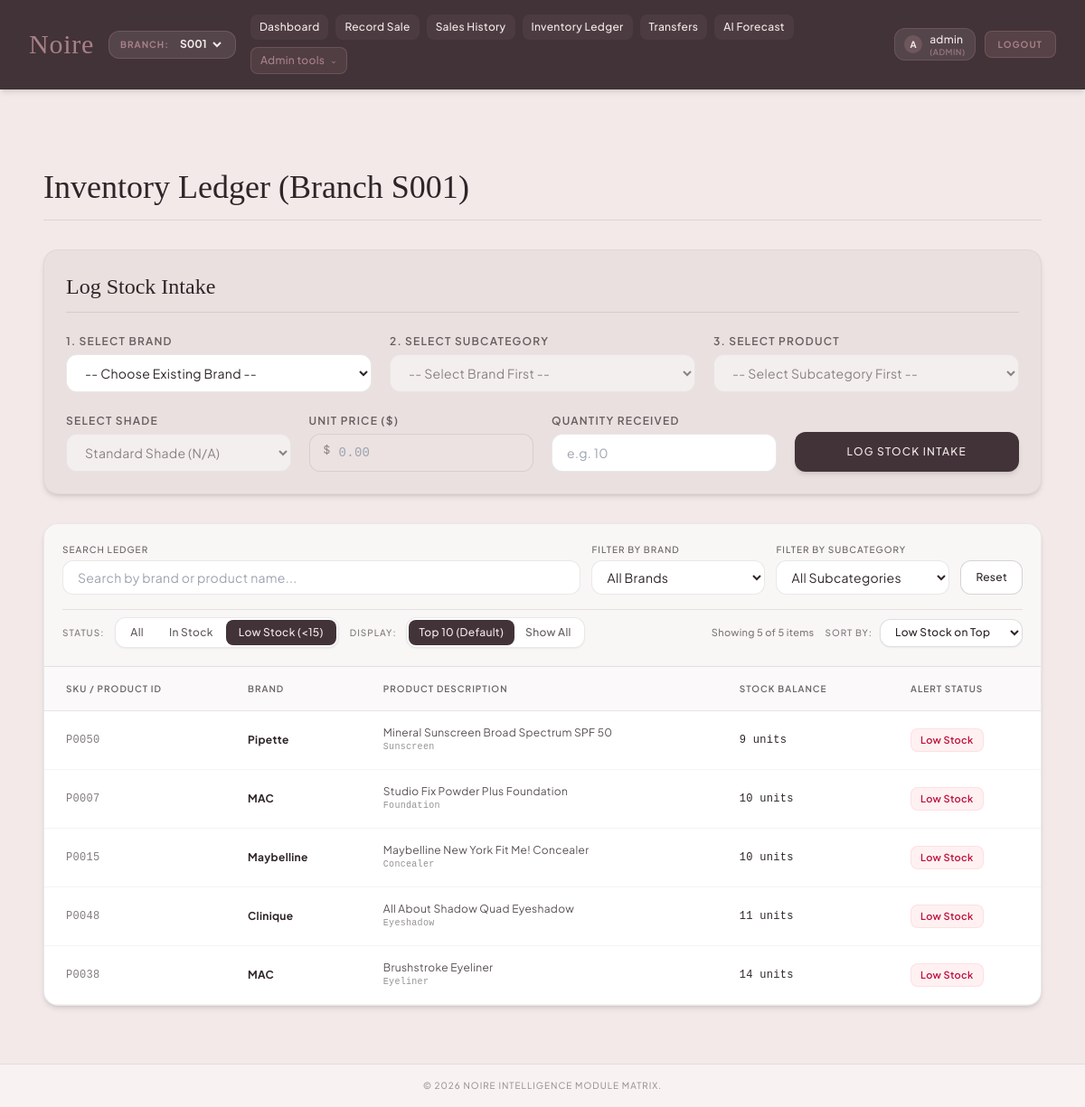
The page /inventory (signed in) on the database its author committed.
### tables this page shows
CREATE TABLE inventory (
            inventory_id INTEGER PRIMARY KEY AUTOINCREMENT,
            branch_id TEXT NOT NULL REFERENCES branches(branch_id) ON UPDATE CASCADE,
            product_id TEXT NOT NULL REFERENCES products(product_id) ON UPDATE CASCADE,
            stock INTEGER NOT NULL DEFAULT 0 CHECK(stock >= 0),
            last_updated DATETIME DEFAULT CURRENT_TIMESTAMP,
            UNIQUE(branch_id, product_id)
        );

CREATE TABLE products (
            product_id TEXT PRIMARY KEY,
            brand_id INTEGER NOT NULL REFERENCES brands(brand_id),
            subcategory_id INTEGER NOT NULL REFERENCES subcategories(subcategory_id),
            product_name TEXT NOT NULL,
            base_price REAL NOT NULL DEFAULT 0.0 CHECK(base_price >= 0),
            created_at DATETIME DEFAULT CURRENT_TIMESTAMP
        );

CREATE TABLE brands (
            brand_id INTEGER PRIMARY KEY AUTOINCREMENT,
            brand_name TEXT UNIQUE NOT NULL
        );

CREATE TABLE subcategories (
            subcategory_id INTEGER PRIMARY KEY AUTOINCREMENT,
            category_id INTEGER NOT NULL REFERENCES categories(category_id),
            subcategory_name TEXT NOT NULL,
            UNIQUE(category_id, subcategory_name)
        );

### app.py (the view, shortened to what this page needs)
@app.route('/inventory', methods=['GET', 'POST'])
@login_required
def inventory_view():
    current_branch = session.get('branch', 'S001')
    inventory_items = db_load_inventory(branch=current_branch)
    catalog_map = {}
    all_subcategories = set()
    for item in inventory_items:
        b_name = item['brand']
        p_name = item['product_name']
        subcat = item['subcategory']
        if subcat: all_subcategories.add(subcat)
        if b_name and p_name:
            if b_name not in catalog_map: catalog_map[b_name] = []
            if not any(i['name'] == p_name for i in catalog_map[b_name]):
                catalog_map[b_name].append({'name': p_name, 'price': item['price']})
    return render_template(
        'inventory.html',
        inventory_items=inventory_items,
        brands=sorted(list(catalog_map.keys())),
        subcategories=sorted(list(all_subcategories)),
        catalog_map=catalog_map,
        current_branch=current_branch
    )

### templates/inventory.html (shortened to what this page needs)
{% extends "base.html" %}
{% block content %}
<div class="max-w-7xl mx-auto px-4 py-8 space-y-8">
    <div class="border-b border-noireText/10 pb-4">
        <h2 class="text-4xl text-noireText font-serif">Inventory Ledger (Branch {{ current_branch }})</h2>
    </div>
    <div class="bg-parchment p-6 rounded-2xl border border-noireText/5 shadow-md">
        <div class="border-b border-noireText/10 pb-3 mb-6">
            <h3 class="text-2xl text-noireText font-serif">Log Stock Intake</h3>
        </div>
        <form action="{{ url_for('inventory_view') }}" method="POST" class="space-y-6">
            <div class="grid grid-cols-1 md:grid-cols-3 gap-5 text-xs tracking-wide">
                <div class="flex flex-col gap-1.5">
                    <label class="block font-semibold uppercase text-noireText/70 tracking-widest">1. Select Brand</label>
                    <select id="brand_select" name="brand" onchange="handleBrandChange()" required class="w-full px-4 py-2.5 rounded-xl bg-white border border-noireText/10 text-noireText focus:outline-none focus:border-dustyRose focus:ring-1 focus:ring-dustyRose transition-all text-sm">
                        <option value="" disabled selected>-- Choose Existing Brand --</option>
                    </select>
                </div>
                <div class="flex flex-col gap-1.5">
                    <label class="block font-semibold uppercase text-noireText/70 tracking-widest">2. Select Subcategory</label>
                    <select id="subcategory_select" name="subcategory" onchange="handleSubcategoryChange()" required disabled class="w-full px-4 py-2.5 rounded-xl bg-white border border-noireText/10 text-noireText focus:outline-none focus:border-dustyRose focus:ring-1 focus:ring-dustyRose transition-all text-sm disabled:opacity-50 capitalize">
                        <option value="" disabled selected>-- Select Brand First --</option>
                    </select>
                </div>
                <div class="flex flex-col gap-1.5">
                    <label class="block font-semibold uppercase text-noireText/70 tracking-widest">3. Select Product</label>
                    <select id="product_select" name="product" onchange="handleProductChange()" required disabled class="w-full px-4 py-2.5 rounded-xl bg-white border border-noireText/10 text-noireText focus:outline-none focus:border-dustyRose focus:ring-1 focus:ring-dustyRose transition-all text-sm disabled:opacity-50">
                        <option value="" disabled selected>-- Select Subcategory First --</option>
                    </select>
                </div>
            </div>
            <div class="grid grid-cols-1 md:grid-cols-4 gap-5 text-xs tracking-wide items-end">
                <div class="flex flex-col gap-1.5">
                    <label class="block font-semibold uppercase text-noireText/70 tracking-widest">Select Shade</label>
                    <select id="shade_select" name="shade" disabled class="w-full px-4 py-2.5 rounded-xl bg-white border border-noireText/10 text-noireText focus:outline-none focus:border-dustyRose focus:ring-1 focus:ring-dustyRose transition-all text-sm disabled:opacity-50">
                        <option value="Default" selected>Standard Shade (N/A)</option>
                    </select>
                </div>
                <div class="flex flex-col gap-1.5">
                    <label class="block font-semibold uppercase text-noireText/70 tracking-widest">Unit Price ($)</label>
                    <div class="relative">
                        <span class="absolute left-4 top-2.5 text-noireText/50 font-medium">$</span>
                        <input type="text" id="price_input" name="price" placeholder="0.00" readonly class="w-full pl-8 pr-4 py-2.5 rounded-xl bg-velvet/20 border border-noireText/10 text-noireText font-mono font-medium focus:outline-none cursor-not-allowed text-sm">
                    </div>
                </div>
                <div class="flex flex-col gap-1.5">
                    <label class="block font-semibold uppercase text-noireText/70 tracking-widest">Quantity Received</label>
                    <input type="text" id="quantity_received" name="quantity_received" placeholder="e.g. 10" required class="w-full px-4 py-2.5 rounded-xl bg-white border border-noireText/10 text-noireText focus:outline-none focus:border-dustyRose focus:ring-1 focus:ring-dustyRose transition-all text-sm">
                </div>
                <div>
                    <button type="submit" class="w-full px-8 py-3 bg-deepWine hover:bg-noireText text-velvet font-medium uppercase tracking-widest text-xs rounded-xl transition-all shadow-md h-[44px]">Log Stock Intake</button>
                </div>
            </div>
        </form>
    </div>
    <div class="bg-white rounded-2xl border border-noireText/10 shadow-md overflow-hidden">
        <div class="p-5 border-b border-noireText/10 bg-parchment/30 space-y-4 text-xs tracking-wide">
            <div class="flex flex-col md:flex-row gap-3 items-stretch md:items-end">
                <div class="flex-grow flex flex-col gap-1">
                    <label for="table_search" class="font-medium uppercase text-noireText/70 tracking-widest text-[10px]">Search Ledger</label>
                    <div class="relative">
                        <input type="text" id="table_search" placeholder="Search by brand or product name..." class="w-full px-4 py-2 rounded-xl bg-white border border-noireText/10 text-noireText focus:outline-none focus:border-dustyRose focus:ring-1 focus:ring-dustyRose transition-all text-sm">
                    </div>
                </div>
                <div class="w-full md:w-48 flex flex-col gap-1">
                    <label for="table_filter_brand" class="font-medium uppercase text-noireText/70 tracking-widest text-[10px]">Filter by Brand</label>
                    <select id="table_filter_brand" class="w-full px-3 py-2 rounded-xl bg-white border border-noireText/10 text-noireText focus:outline-none focus:border-dustyRose focus:ring-1 focus:ring-dustyRose transition-all text-sm">
                        <option value="">All Brands</option>
                    </select>
                </div>
                <div class="w-full md:w-48 flex flex-col gap-1">
                    <label for="table_filter_subcat" class="font-medium uppercase text-noireText/70 tracking-widest text-[10px]">Filter by Subcategory</label>
                    <select id="table_filter_subcat" class="w-full px-3 py-2 rounded-xl bg-white border border-noireText/10 text-noireText focus:outline-none focus:border-dustyRose focus:ring-1 focus:ring-dustyRose transition-all text-sm capitalize">
                        <option value="">All Subcategories</option>
                    </select>
                </div>
                <button id="clear_filters" type="button" class="px-4 py-2 bg-white hover:bg-velvet/40 border border-noireText/20 hover:border-noireText/40 rounded-xl text-noireText transition-all font-medium text-xs flex items-center justify-center gap-1.5 h-[38px] shrink-0">
                    Reset
                </button>
            </div>
            <div class="flex flex-col md:flex-row gap-3 md:items-center justify-between pt-2 border-t border-noireText/10">
                <div class="flex flex-wrap items-center gap-3">
                    <div class="flex items-center gap-2">
                        <span class="font-medium uppercase text-noireText/60 tracking-widest text-[10px] hidden sm:inline-block mr-1">Status:</span>
                        <div class="inline-flex rounded-xl border border-noireText/10 overflow-hidden bg-white p-0.5 h-[34px] shadow-sm">
                            <button type="button" data-status="" class="status-tab py-1 px-3.5 rounded-lg text-center transition-all font-medium text-xs hover:bg-velvet/50 text-noireText/75">
                                All
                            </button>
                            <button type="button" data-status="in-stock" class="status-tab py-1 px-3.5 rounded-lg text-center transition-all font-medium text-xs hover:bg-velvet/50 text-noireText/75">
                                In Stock
                            </button>
                            <button type="button" data-status="low" class="status-tab py-1 px-3.5 rounded-lg text-center transition-all font-medium text-xs bg-deepWine text-velvet">
                                Low Stock (&lt;15)
                            </button>
                        </div>
                    </div>
                    <div class="flex items-center gap-1.5">
                        <span class="font-medium uppercase text-noireText/60 tracking-widest text-[10px] hidden sm:inline-block mr-1">Display:</span>
                        <div class="inline-flex rounded-xl border border-noireText/10 overflow-hidden bg-white p-0.5 h-[34px] shadow-sm text-xs">
                            <button type="button" id="invLimit10Btn" onclick="setInventoryLimit(10)" class="inv-limit-tab py-1 px-3 rounded-lg font-medium transition-all bg-deepWine text-velvet">
                                Top 10 (Default)
                            </button>
                            <button type="button" id="invLimitAllBtn" onclick="setInventoryLimit('all')" class="inv-limit-tab py-1 px-3 rounded-lg font-medium transition-all hover:bg-velvet/50 text-noireText/75">
                                Show All
                            </button>
                        </div>
                    </div>
                </div>
                <div class="flex items-center gap-3 self-start md:self-auto">
                    <span id="inventoryMatchCount" class="text-[11px] text-noireText/60 font-medium hidden sm:inline">
                    </span>
                    <div class="flex items-center gap-2">
                        <label for="table_sort" class="font-medium uppercase text-noireText/60 tracking-widest text-[10px] shrink-0">Sort By:</label>
                        <select id="table_sort" class="px-3 py-1.5 rounded-xl bg-white border border-noireText/15 text-noireText focus:outline-none focus:border-dustyRose focus:ring-1 focus:ring-dustyRose transition-all text-xs font-medium cursor-pointer shadow-sm">
                            <option value="stock-asc">Low Stock on Top</option>
                        </select>
                    </div>
                </div>
            </div>
        </div>
        <div class="overflow-x-auto w-full">
            <table class="w-full text-left text-xs tracking-wide border-collapse min-w-[600px]">
                <thead>
                    <tr class="bg-parchment/20 border-b border-noireText/10 text-noireText/70 uppercase text-[10px] tracking-widest">
                        <th class="py-4 px-6 font-semibold">SKU / Product ID</th>
                        <th class="py-4 px-6 font-semibold">Brand</th>
                        <th class="py-4 px-6 font-semibold">Product Description</th>
                        <th class="py-4 px-6 font-semibold">Stock Balance</th>
                        <th class="py-4 px-6 font-semibold">Alert Status</th>
                    </tr>
                </thead>
                <tbody id="inventory_table_body">
                    {% for item in inventory_items %}
                    {% set item_status = 'low' if item.stock|int < 15 else 'in-stock' %}
                    <tr class="inventory-row border-b border-noireText/5 hover:bg-velvet/20 transition-colors"
                        data-brand="{{ item.brand }}"
                        data-subcategory="{{ (item.subcategory or '')|lower }}"
                        data-product="{{ item.product_name }}"
                        data-status="{{ item_status }}"
                        data-stock="{{ item.stock }}"
                        data-price="{{ item.price }}"
                        data-updated="{{ item.last_updated or '' }}"
                        data-id="{{ item.inventory_id or loop.index }}">
                        <td class="py-4 px-6 font-mono text-noireText/60">{{ item.product_id or 'P0000' }}</td>
                        <td class="py-4 px-6 font-bold text-noireText">{{ item.brand }}</td>
                        <td class="py-4 px-6 text-noireText/80">
                            {{ item.product_name }}
                            {% if item.subcategory %}
                            <span class="block text-[10px] text-noireText/50 font-mono capitalize">{{ item.subcategory }}</span>
                            {% endif %}
                        </td>
                        <td class="py-4 px-6 font-mono font-medium text-noireText">{{ item.stock }} units</td>
                        <td class="py-4 px-6">
                            {% if item.stock|int < 15 %}
                                <span class="text-rose-700 bg-rose-50 px-2.5 py-1 rounded-lg text-[11px] font-semibold inline-block border border-rose-200/50">Low Stock</span>
                            {% else %}
                                <span class="text-emerald-700 bg-emerald-50 px-2.5 py-1 rounded-lg text-[11px] font-semibold inline-block border border-emerald-200/50">In Stock</span>
                            {% endif %}
                        </td>
                    </tr>
                    {% else %}
                    <tr>
                        <td colspan="5" class="py-8 text-center text-noireText/40 italic text-sm">
                            No stock ledger records found for Branch {{ current_branch }}.
                        </td>
                    </tr>
                    {% endfor %}
                </tbody>
            </table>
        </div>
    </div>
</div>
{% endblock %}

### rows shown on the page
inventory: product_id "P0007", brand "MAC", product_name "Studio Fix Powder Plus Foundation", subcategory "Foundation", stock "10", shows "Low Stock"
inventory: product_id "P0048", brand "Clinique", product_name "All About Shadow Quad Eyeshadow", subcategory "Eyeshadow", stock "11", shows "Low Stock"
inventory: product_id "P0050", brand "Pipette", product_name "Mineral Sunscreen Broad Spectrum SPF 50", subcategory "Sunscreen", stock "9", shows "Low Stock"
inventory: product_id "P0015", brand "Maybelline", product_name "Maybelline New York Fit Me! Concealer", subcategory "Concealer", stock "10", shows "Low Stock"
inventory: product_id "P0038", brand "MAC", product_name "Brushstroke Eyeliner", subcategory "Eyeliner", stock "14", shows "Low Stock"

### other values the page prints
{{ session.get('username', 'G')[:1] }} "A"
{{ session.get('username', 'Guest') }} "admin"
{{ session.get('role', 'staff') }} "ADMIN"
{{ current_branch }} "S001"
form field value "S001"
